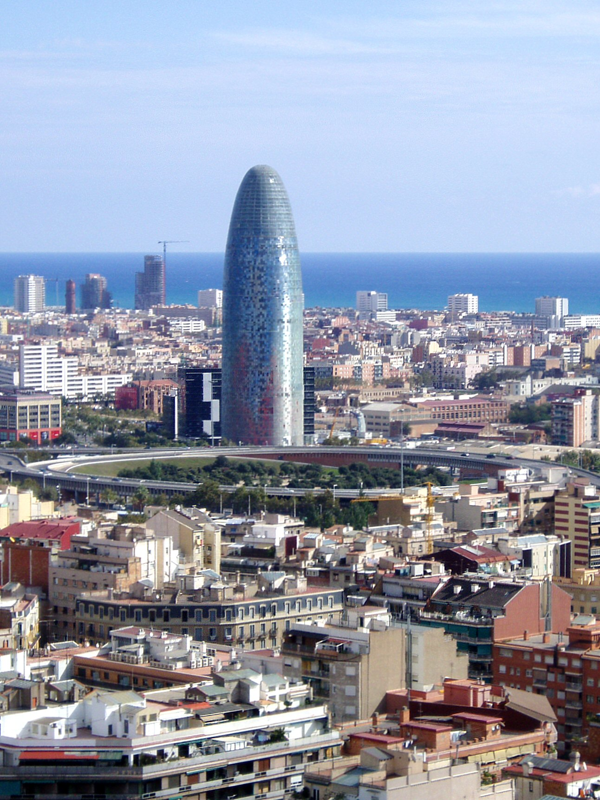
#> input picture practica3/agbar.png, 600 x 800 px
$ jupyter execute --allow-errors Practica3_Eliminar.ipynb   (Python 2 division)   (older library calls are emulated)
#> lines starting #> are read from the running program, lines starting #| are printed output that depends on the picture
[cell 1]
from skimage import data, draw,color, data, restoration
from skimage import transform, util
from scipy import misc, fftpack, signal
import numpy as np
from skimage import filters, color
from matplotlib import pyplot as plt
from PIL import Image, ImageDraw, ImageEnhance
import matplotlib.animation as animation
from scipy.misc import imresize
from scipy import ndimage as nd
import scipy
#deixar la linea comentada perque les imatges s'obrin en una nova finestra i es pugui veure l'animació
#%matplotlib inline

[cell 2]
rgb =  plt.imread('agbar.png')
#> rgb is the input picture: shape (800, 600, 3) float32; mean R, G, B 0.575, 0.597, 0.661
img = color.rgb2gray(rgb)
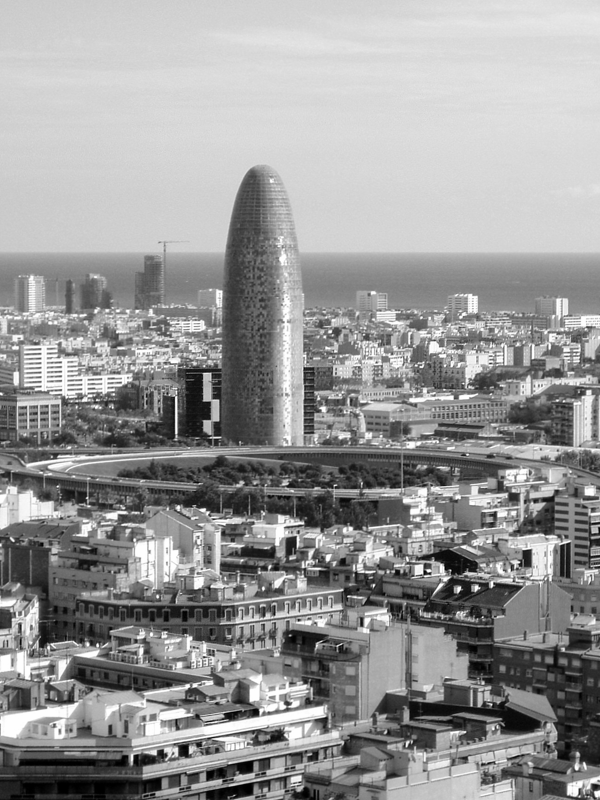
#> img: shape (800, 600) float32; min 0, max 1, mean 0.597
img = util.img_as_float(img)
fig = plt.figure(1)
plt.imshow(rgb)
plt.title('Original Image')
plt.show()

[cell 3]
def gradient(img):
    img = color.rgb2gray(img)
    gx, gy = np.gradient(img)
    grad = np.sqrt(gx*gx + gy*gy)
    return grad
grad = gradient(img)
#> in gradient, `gx, gy = np.gradient(img)`:
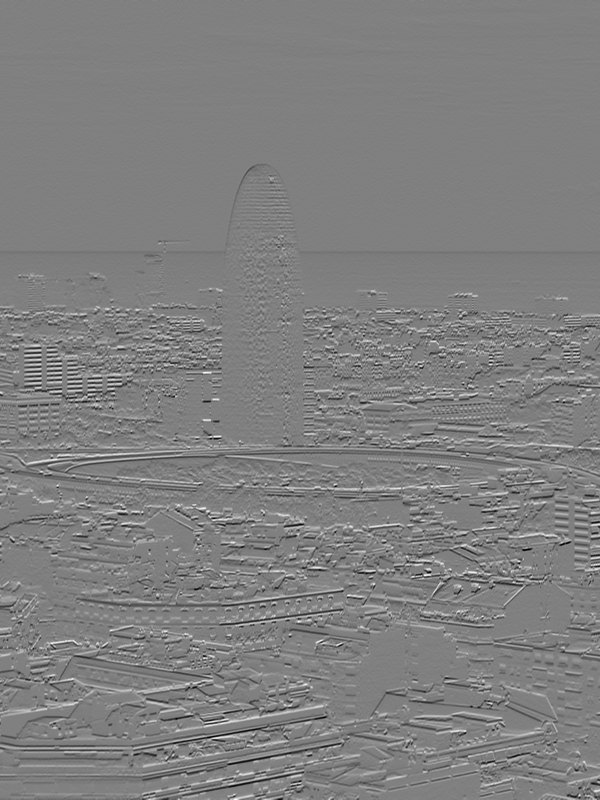
#> gx: shape (800, 600) float32; min -0.46, max 0.455, mean -0.000532; drawn with min black and max white
#> in gradient, `gx, gy = np.gradient(img)`:
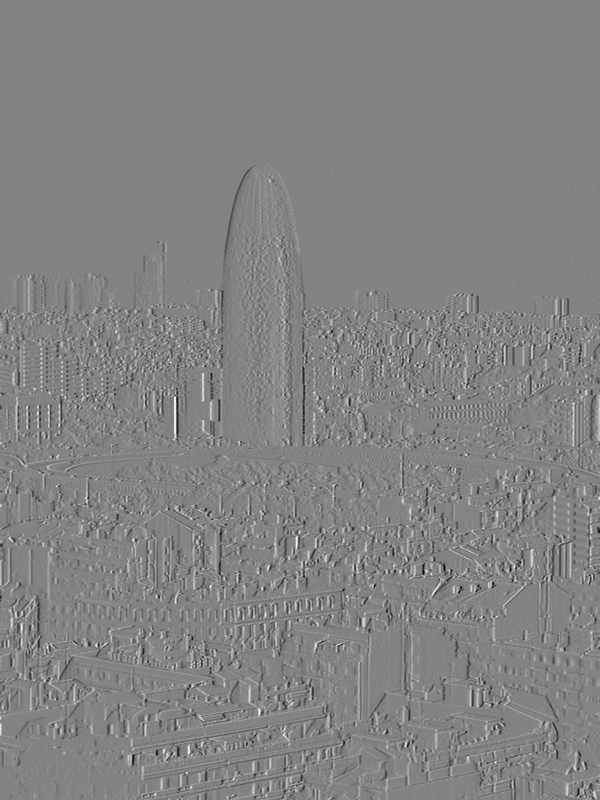
#> gy: shape (800, 600) float32; min -0.492, max 0.467, mean -1.14e-05; drawn with min black and max white
#> in gradient, `grad = np.sqrt(gx*gx + gy*gy)`:
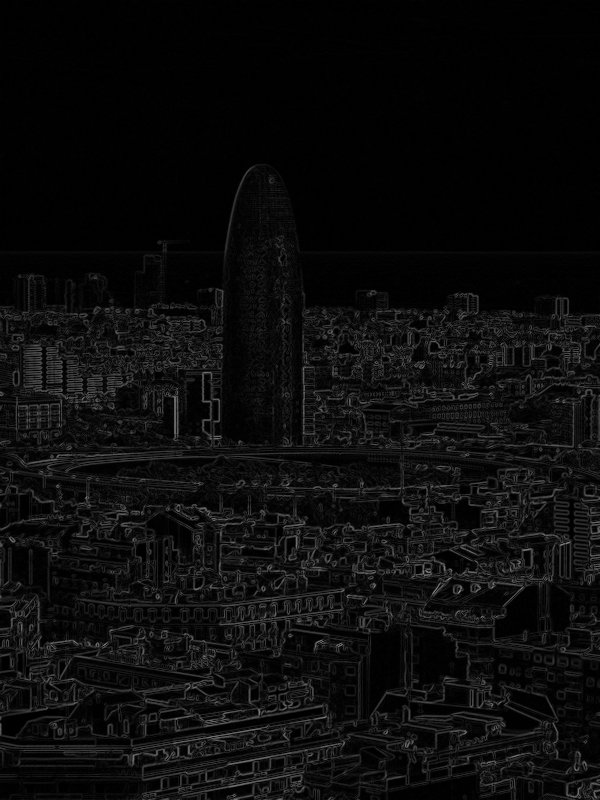
#> grad: shape (800, 600) float32; min 0, max 0.593, mean 0.0497

fig = plt.figure(2)
plt.title('Contorns imatge')
plt.imshow(grad, cmap="gray" )
plt.show()

[cell 4]
#normalitzacio d'imatge
def normalitzar(imatge):
    return np.real((imatge - np.min(imatge)) * 256 / (np.max(imatge) - np.min(imatge)))

[cell 5]
#Calcul matriu d'energia que te cada zona
# [16 lines left out: function energia, not called in this run]

[cell 6]
#SELECCIÓ INTERACTIVA DE LA ZONA A BORRAR
class get_mouse_click():
    """Mouse interaction interface for radial distortion removal.

    """
    def __init__(self, img):
      height, width = img.shape[:2]
      self.figure = plt.imshow(img, extent=(0, width, height, 0))
      plt.gray()
      plt.title('select the object to remove')
      plt.xlabel('Select sets of  points with left mouse button,\n'
                 'click right button to close the polygon.')
      plt.connect('button_press_event', self.button_press)
      plt.connect('motion_notify_event', self.mouse_move)

      self.img = np.atleast_3d(img)
      self.points = []
      self.centre = np.array([(width - 1)/2., (height - 1)/2.])

      self.height = height
      self.width = width

      self.make_cursorline()
      self.figure.axes.set_autoscale_on(False)

      plt.show()
      plt.close()

    def make_cursorline(self):
        self.cursorline, = plt.plot([0],[0],'r:+',
                                    linewidth=2,markersize=15,markeredgecolor='b')

    # [41 lines left out: functions button_press, mouse_move, not called in this run]


def compute_mask(width,height,polygon):

    img = Image.new('L', (width, height), 0)
    ImageDraw.Draw(img).polygon(polygon, outline=1, fill=1)
    mask = np.array(img)
    mask100 = 100*np.ones([mask.shape[0],mask.shape[1]])
    mask=mask*101
    mask = 1. - mask; # switch 0s and 1s
    return mask

[cell 7]
# El calcul del tall vertical hem de buscar el cami amb cost minim. BACKTRACKING
# Aquest tall pot ser vertical o horitzontal, es un camí de pixels connectats. En el nostre cas l'apliquem vertical
# La función de importancia / energía valora un píxel mediante la medición de su contraste con sus píxeles vecinos.
# Des de la imatge en escala de grisos retornarem el tall vertical mes baix com a llista de pixels

# [35 lines left out: function tall_vertical, not called in this run]

[cell 8]
# [36 lines left out: functions borrar_cami, mark_seam, not called in this run]

[cell 9]
# [8 lines left out: function apply_mask, not called in this run]

[cell 10]
#Test de sel-lecció de la mascara i impresio de l'energia i bascara selecionada
rgb =  plt.imread('agbar.png')
img = color.rgb2gray(rgb)
img = util.img_as_float(img)
width, height = img.shape
#> width = 800; height = 600
rdi = get_mouse_click(rgb)
#> in __init__, `plt.show()`:
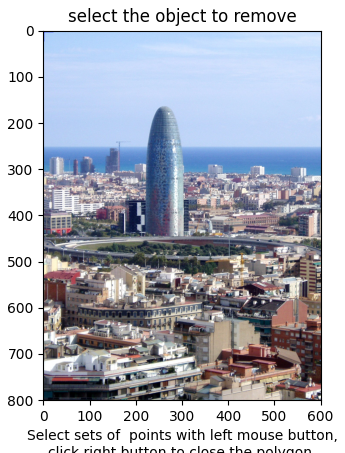
#> figure drawn by matplotlib, 1 panel
polygon = rdi.points
#> polygon = []
#> (the rest of this cell did not finish here and is left out)

#> in compute_mask, `img = Image.new('L', (width, height), 0)`: img: PIL image 600x800 L; every value is 0
grad = apply_mask(gradient(img), mascara)
E = energia(grad)
fig = plt.figure(4)
plt.title('Contorns imatge')
plt.imshow(grad, cmap="gray" )
plt.show()
E = energia(grad)
fig = plt.figure(5)
plt.title('Acumulacio energia')
plt.imshow(E, cmap="gray" )
plt.show()

[cell 11]
#execució del seam carving que ens elimina l'objecte
# [18 lines left out: function carving, not called in this run]

[cell 12]
# Selecciono l'area a borrar
rgb =  plt.imread('agbar.png')
img = color.rgb2gray(rgb)
width, height = img.shape
selected_area = get_mouse_click(rgb)
polygon = selected_area.points

# Calculo l'objecte a borrar
#> (the rest of this cell did not finish here and is left out)

$ run again, with practica3/countryside.jpg saved as practica3/agbar.png
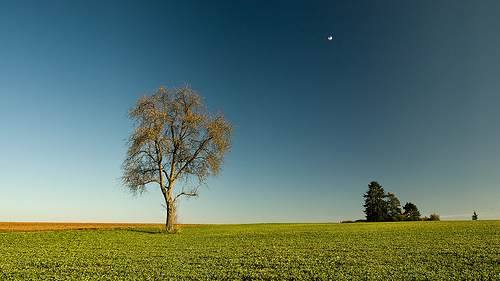
#> input picture practica3/countryside.jpg, 500 x 281 px
#> rgb is the input picture: shape (281, 500, 3) float32; mean R, G, B 0.356, 0.452, 0.406
#> in gradient, `grad = np.sqrt(gx*gx + gy*gy)`:
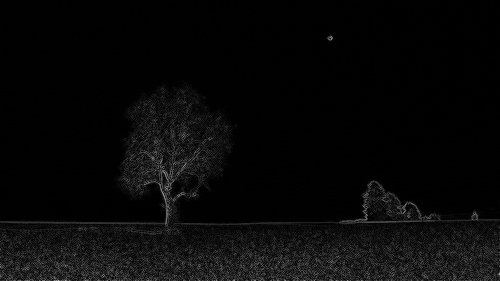
#> grad: shape (281, 500) float32; min 0, max 0.744, mean 0.0344
#> in __init__, `plt.show()`:
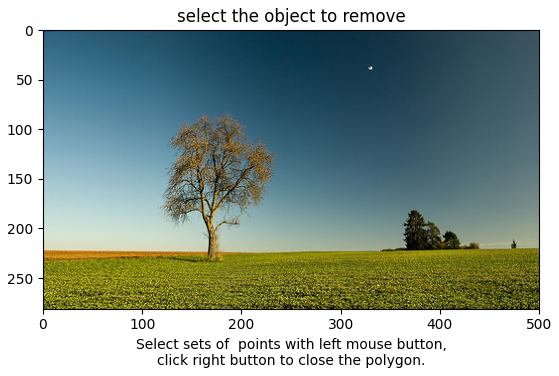
#> figure drawn by matplotlib, 1 panel
#> polygon = []
